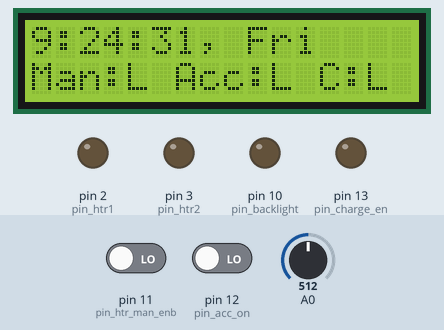
Recording of a sketch running on a simulated Arduino Uno, built with avr-gcc and run on an emulated ATmega328P. Parts: 16×2 character LCD, output pins drawn as LEDs (lit = HIGH). Dashed ring = blinking. Inputs (shaded band) come from the test bench; at power-on: pin 11 (pin_htr_man_enb) LOW, pin 12 (pin_acc_on) LOW, A0 = 512. The local clock reads 2024-03-15 10:24:30 at power-on unless the sketch sets it.

Above: at 1.7 s.
1.8 s: pin 11 (pin_htr_man_enb) driven HIGH
At 5.9 s:
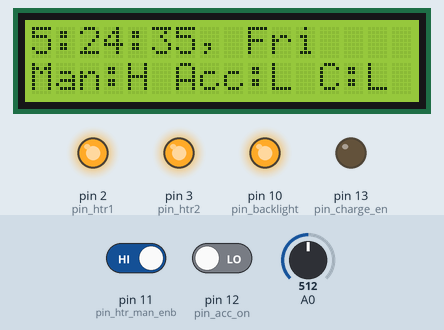
6.0 s: pin 12 (pin_acc_on) driven HIGH
At 7.8 s:
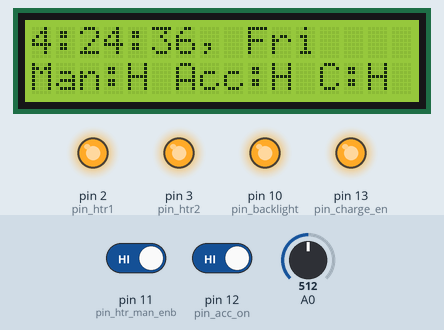
10.2 s: pin 11 (pin_htr_man_enb) driven LOW
At 11.6 s:
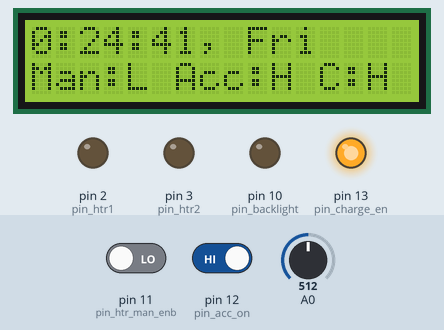
14.4 s: pin 12 (pin_acc_on) driven LOW
At 16.0 s:
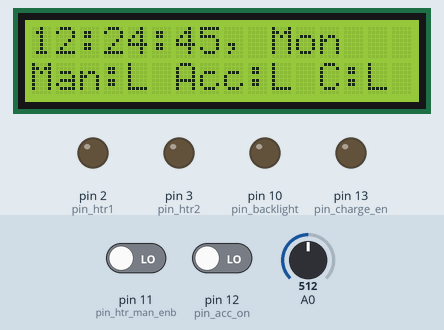
18.6 s: A0 set to 569
20.8 s: A0 set to 595
At 21.8 s:
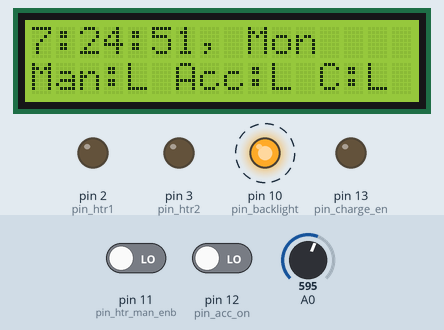
Timing chart, 0 to 26.0 s (numbered marks = the images above; inputs shaded):
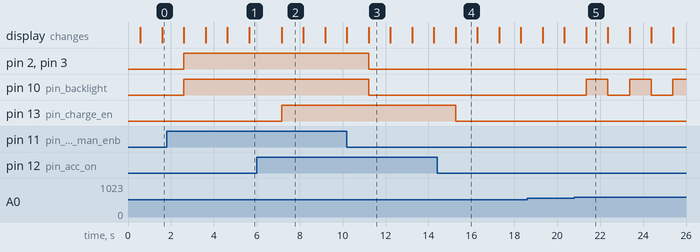

The sketch:

Car_Heater.ino
```cpp
#include <DS3231.h>
#include <Wire.h>
#include <LiquidCrystal.h>

LiquidCrystal lcd(8, 9, 4, 5, 6, 7);
DS3231 myRTC;

const int pin_htr1 = 2;
const int pin_htr2 = 3;
const int pin_htr_man_enb = 11;
const int pin_acc_on = 12;
const int pin_charge_en = 13;
const int pin_backlight= 10;

int Pre_Sec;
bool backlight_override = false;
bool initial_charge_enable = false;

int htr2_state = 1; // 0=OFF, 1=ON

byte htr_start_hour = 5;
byte htr_start_min = 30;
byte htr_stop_min = 50;

byte init_hour = 17;
byte init_minute = 39;
byte init_second = 40;
byte init_dow = 5;

void printDayOfWeek(byte theWeekDay)
{
  switch (theWeekDay)
  {
    case 1:
      lcd.print("Mon");
      break;
    case 2:
      lcd.print("Tue");
      break;
    case 3:
      lcd.print("Wed");
      break;
    case 4:
      lcd.print("Thu");
      break;
    case 5:
      lcd.print("Fri");
      break;
    case 6:
      lcd.print("Sat");
      break;
    case 7:
      lcd.print("Sun");
      break;
  }
}

void printTimeToLCD(byte DoW, byte hour, byte minute, byte second)
{
  lcd.clear();
  lcd.setCursor(0, 0);
  lcd.print(hour);
  lcd.print(":");
  lcd.print(minute);
  lcd.print(":");
  lcd.print(second);
  lcd.print(", ");
  printDayOfWeek(DoW);
}

void heaters(int htr1_on, int htr2_on)
{
  if(htr1_on)
  {
    digitalWrite(pin_htr1, HIGH);
  }
  else
  {
    digitalWrite(pin_htr1, LOW);
  }

  if(htr2_on)
  {
    digitalWrite(pin_htr2, HIGH);
  }
  else
  {
    digitalWrite(pin_htr2, LOW);
  }
}

void debug_PrintHeaterManualEnableState(bool state)
{
    lcd.setCursor( 0, 1 );
    if(state == true)
    {
      lcd.print("Man:H");
    }
    else
    {
      lcd.print("Man:L");
    }
}

void debug_PrintAccessoriesState(bool state)
{
    lcd.setCursor( 6, 1 );
    if(state == true)
    {
      lcd.print("Acc:H");
    }
    else
    {
      lcd.print("Acc:L");
    }
}

void debug_PrintChargeState(bool state)
{
  lcd.setCursor( 12, 1 );
    if(state == true)
    {
      lcd.print("C:H");
    }
    else
    {
      lcd.print("C:L");
    }
}

void backlightControl(bool state, bool overrideValue)
{
  if(overrideValue)
  {
    digitalWrite(pin_backlight, HIGH);
  }
  else
  {
    digitalWrite(pin_backlight, state);
  }
}

void setup()
{
  lcd.begin(16, 2);
  lcd.clear();
  lcd.print("Hello");
  lcd.setCursor( 0, 1 );
  delay(500);

  // I/O pins
  pinMode(pin_htr1, OUTPUT);
  pinMode(pin_htr2, OUTPUT);
  pinMode(pin_htr_man_enb, INPUT);
  pinMode(pin_acc_on, INPUT);
  pinMode(pin_backlight, OUTPUT);
  pinMode(pin_charge_en, OUTPUT);

  // clock
  // Serial.begin(9600);
  Wire.begin();
  ///// Enable this when setting the time initially
  // myRTC.setClockMode(false); // false = not using the alternate, 12-hour mode
  // myRTC.setHour(init_hour);
  // myRTC.setMinute(init_minute);
  // myRTC.setSecond(init_second);
  // myRTC.setDoW(init_dow);
}

void loop()
{
  bool h12;
  bool hPM;
  byte DoW = myRTC.getDoW();
  byte hour = myRTC.getHour(h12, hPM);
  byte minute = myRTC.getMinute();
  byte second = myRTC.getSecond();

  bool htr_man_state = digitalRead(pin_htr_man_enb);
  bool acc_state = digitalRead(pin_acc_on);
  if(acc_state == HIGH)
  {
    htr2_state = 0;
    if(!initial_charge_enable)
    {
      delay(500);
      digitalWrite(pin_charge_en, HIGH);
      initial_charge_enable = true;
    }
    else
    {
      digitalWrite(pin_charge_en, HIGH);
    }
  }
  else
  {
    htr2_state = 1;
    digitalWrite(pin_charge_en, LOW);
    initial_charge_enable = false;
  }

  if(htr_man_state == HIGH) // force the seat heater on only
  {
    heaters(1,1);
    backlightControl(HIGH, backlight_override);
  }
  else // check the time
  {
    if( (DoW == 1) || (DoW == 3) || (DoW == 5) ) // This is mon, wed or fri
    {
      if( (hour == 6) && ( (minute >= htr_start_min) && (minute < htr_stop_min) ) )
      {
        heaters(1, htr2_state);
        backlightControl(HIGH, backlight_override);
      }
      else
      {
        heaters(0,0);
        backlightControl(LOW, backlight_override);
      }
    }
    else
    {
      heaters(0,0);
      backlightControl(LOW, backlight_override);
    }
  }

  printTimeToLCD(DoW, hour, minute, second);
  debug_PrintHeaterManualEnableState(htr_man_state);
  debug_PrintAccessoriesState(acc_state);
  debug_PrintChargeState(digitalRead(pin_charge_en));

  delay(1000);
  int val = analogRead(A0);
  if(val >= 0 && 30 > val)
  {
    // Serial.print("RIGHT\n");
    byte new_hour = hour + 1;
    myRTC.setHour(new_hour);
  }
  else if(val >= 30 && 150 > val)
  {
    // Serial.print("UP\n");
    byte new_minute = minute + 1;
    byte new_second = 0;
    if(new_minute >= 60)
    {
      new_minute = 0;
      byte tHour = hour + 1;
      myRTC.setHour(tHour);
    }
    myRTC.setMinute(new_minute);
    myRTC.setSecond(new_second);
  }
  else if(val >= 150 && 380 > val)
  {
    // Serial.print("DOWN\n");
    byte new_minute = minute - 1;
    byte new_second = 0;
    if((minute - 1) > minute)
    {
      new_minute = 60;
      byte tHour = hour - 1;
      myRTC.setHour(tHour);
    }
    myRTC.setMinute(new_minute);
    myRTC.setSecond(new_second);
  }
  else if(val >= 380 && 580 > val)
  {
    // Serial.print("LEFT\n");
    byte new_hour = hour - 1;
    myRTC.setHour(new_hour);
  }
  else if(val >= 580 && 990 > val)
  {
    // Serial.print("Select\n");
    backlight_override = !backlight_override;
  }

}
```

Measured:
- the behaviour switches between 579 and 580 on A0 (found by bisection; images 4 and 5)
- after the input at 1.8 s, pin 2 (pin_htr1), pin 3 (pin_htr2), pin 10 (pin_backlight): LOW → HIGH after 0.80 s; the display: first changes after 0.81 s (image 1 shows a later state)
- after the input at 6.0 s, pin 13 (pin_charge_en): LOW → HIGH after 1.2 s; the display: changes after 1.2 s (image 2)
- after the input at 10.2 s, pin 2 (pin_htr1), pin 3 (pin_htr2), pin 10 (pin_backlight): HIGH → LOW after 1.0 s; the display: first differs from a run without the input after 1.0 s (image 3)
- after the input at 14.4 s, pin 13 (pin_charge_en): HIGH → LOW after 0.86 s; the display: changes after 0.87 s (image 4)
- after the input at 20.8 s, pin 10 (pin_backlight): alternates HIGH for 1.0 s and LOW for 1.0 s, starting after 0.54 s
- what the display in image 2 shows lasts 1.0 s, from 7.2 s to 8.2 s
